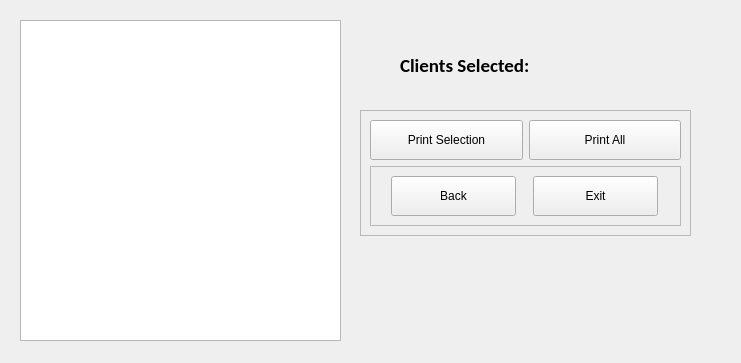
<?xml version="1.0" encoding="UTF-8"?>
<ui version="4.0">
 <class>Form</class>
 <widget class="QWidget" name="Form">
  <property name="geometry">
   <rect>
    <x>0</x>
    <y>0</y>
    <width>741</width>
    <height>363</height>
   </rect>
  </property>
  <property name="windowTitle">
   <string>Form</string>
  </property>
  <property name="layoutDirection">
   <enum>Qt::LeftToRight</enum>
  </property>
  <widget class="QListWidget" name="client_list">
   <property name="geometry">
    <rect>
     <x>20</x>
     <y>20</y>
     <width>321</width>
     <height>321</height>
    </rect>
   </property>
   <property name="alternatingRowColors">
    <bool>true</bool>
   </property>
   <property name="selectionMode">
    <enum>QAbstractItemView::MultiSelection</enum>
   </property>
  </widget>
  <widget class="QLabel" name="label">
   <property name="geometry">
    <rect>
     <x>400</x>
     <y>50</y>
     <width>151</width>
     <height>31</height>
    </rect>
   </property>
   <property name="font">
    <font>
     <family>Calibri</family>
     <pointsize>14</pointsize>
     <bold>true</bold>
    </font>
   </property>
   <property name="text">
    <string>Clients Selected:</string>
   </property>
  </widget>
  <widget class="QFrame" name="frame">
   <property name="geometry">
    <rect>
     <x>360</x>
     <y>110</y>
     <width>331</width>
     <height>126</height>
    </rect>
   </property>
   <property name="layoutDirection">
    <enum>Qt::LeftToRight</enum>
   </property>
   <property name="frameShape">
    <enum>QFrame::StyledPanel</enum>
   </property>
   <property name="frameShadow">
    <enum>QFrame::Raised</enum>
   </property>
   <layout class="QGridLayout" name="gridLayout">
    <item row="0" column="0">
     <widget class="QPushButton" name="print_selection_button">
      <property name="minimumSize">
       <size>
        <width>150</width>
        <height>40</height>
       </size>
      </property>
      <property name="text">
       <string>Print Selection</string>
      </property>
     </widget>
    </item>
    <item row="0" column="1">
     <widget class="QPushButton" name="print_all_button">
      <property name="minimumSize">
       <size>
        <width>150</width>
        <height>40</height>
       </size>
      </property>
      <property name="text">
       <string>Print All</string>
      </property>
     </widget>
    </item>
    <item row="1" column="0" colspan="2">
     <widget class="QFrame" name="frame_2">
      <property name="frameShape">
       <enum>QFrame::StyledPanel</enum>
      </property>
      <property name="frameShadow">
       <enum>QFrame::Raised</enum>
      </property>
      <layout class="QHBoxLayout" name="horizontalLayout">
       <item>
        <widget class="QPushButton" name="back_button">
         <property name="minimumSize">
          <size>
           <width>125</width>
           <height>40</height>
          </size>
         </property>
         <property name="maximumSize">
          <size>
           <width>125</width>
           <height>40</height>
          </size>
         </property>
         <property name="layoutDirection">
          <enum>Qt::LeftToRight</enum>
         </property>
         <property name="text">
          <string>Back</string>
         </property>
         <property name="autoDefault">
          <bool>false</bool>
         </property>
         <property name="default">
          <bool>false</bool>
         </property>
         <property name="flat">
          <bool>false</bool>
         </property>
        </widget>
       </item>
       <item>
        <widget class="QPushButton" name="exit_button">
         <property name="sizePolicy">
          <sizepolicy hsizetype="Fixed" vsizetype="Fixed">
           <horstretch>0</horstretch>
           <verstretch>0</verstretch>
          </sizepolicy>
         </property>
         <property name="minimumSize">
          <size>
           <width>125</width>
           <height>40</height>
          </size>
         </property>
         <property name="maximumSize">
          <size>
           <width>125</width>
           <height>40</height>
          </size>
         </property>
         <property name="layoutDirection">
          <enum>Qt::LeftToRight</enum>
         </property>
         <property name="text">
          <string>Exit</string>
         </property>
        </widget>
       </item>
      </layout>
     </widget>
    </item>
   </layout>
  </widget>
  <widget class="QLabel" name="client_count">
   <property name="geometry">
    <rect>
     <x>570</x>
     <y>50</y>
     <width>51</width>
     <height>31</height>
    </rect>
   </property>
   <property name="font">
    <font>
     <family>Calibri</family>
     <pointsize>14</pointsize>
     <bold>true</bold>
    </font>
   </property>
   <property name="text">
    <string/>
   </property>
  </widget>
 </widget>
 <resources/>
 <connections/>
</ui>
